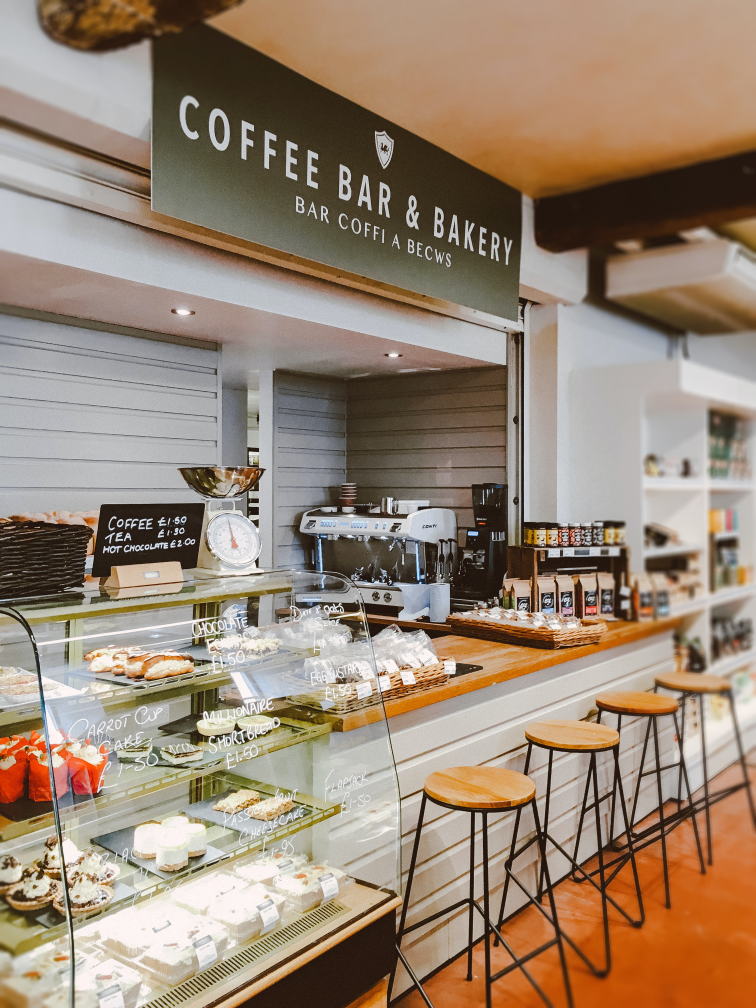
#> input picture Imagens/Padaria.jpg, 3024 x 4032 px, found by its file name (shown at 1/4 size)
$ python 'Efeito PencilSketchColorida  - Versão 1.1.0.py'
#> lines starting #> are read from the running program, lines starting #| are printed output that depends on the picture
#
########################################################################
# Importação das Bibliotecas Necessárias
########################################################################
#
import cv2 as cv
import os
import numpy as np
from pathlib import Path

#
########################################################################
# Funções de Apoio
########################################################################
#
def EfeitoPencilSketchCinza ( imgTemporario ):
    SketchCinza, SketchColorido = cv.pencilSketch (
                                                    imgTemporario,
                                                    sigma_s=60,
                                                    sigma_r=0.07,
                                                    shade_factor=0.1
                                                  )
    return  (SketchColorido)

def LimpaTerminal ():
    if os.name == "nt":
       _ = os.system( "cls" )
    else:
      _ = os.system( "clear ")
    return ()

#
########################################################################
# Definições Gerais
########################################################################
#
NomeImagem = "Padaria.jpg"
dirRaiz = Path.home()
dirBase = "LocalCV"
dirImagem = "Imagens"
dirCaminhoImagem = str(Path(dirRaiz, dirBase, dirImagem, NomeImagem))

#
########################################################################
# Lendo e Reduzindo a Imagem
########################################################################
#
imgBase = cv.imread ( dirCaminhoImagem, cv.IMREAD_COLOR)
#> imgBase is the input picture: shape (4032, 3024, 3); mean B, G, R 115.9, 134.1, 153.3

#
########################################################################
# Checando se a Imagem Foi Lida com Sucesso
########################################################################
#
if imgBase is None:
   LimpaTerminal ()
   print( "Não Foi Localizada a Imagem : ", NomeImagem)
   exit ()

#
########################################################################
# Aplicando o Efeito
########################################################################
#
imgReduzida = cv.resize(imgBase, (0,0), fx=0.15, fy=0.15, interpolation = cv.INTER_AREA)
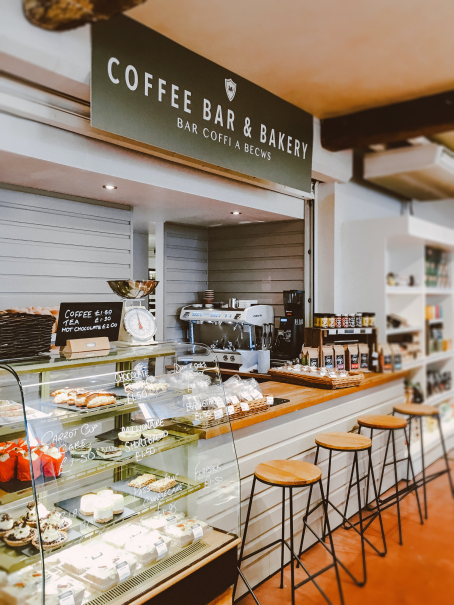
#> imgReduzida: shape (605, 454, 3); mean B, G, R 115.9, 134.1, 153.4
imgSketch = EfeitoPencilSketchCinza ( imgReduzida )
#> in EfeitoPencilSketchCinza, `SketchCinza, SketchColorido = cv.pencilSketch ( imgTemporario, sigma_s..`:
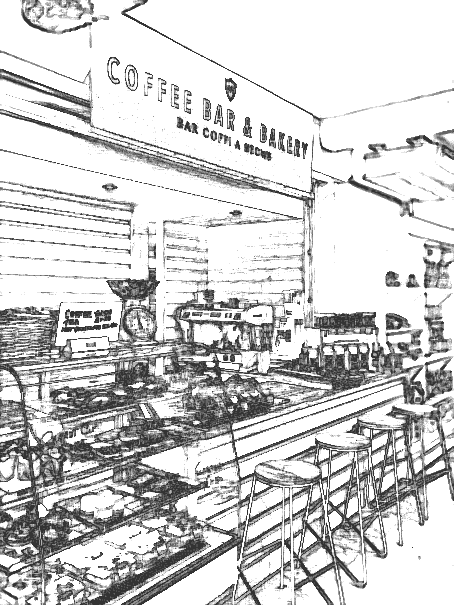
#> SketchCinza: shape (605, 454); min 51, max 255, mean 206.4
#> in EfeitoPencilSketchCinza, `SketchCinza, SketchColorido = cv.pencilSketch ( imgTemporario, sigma_s..`:
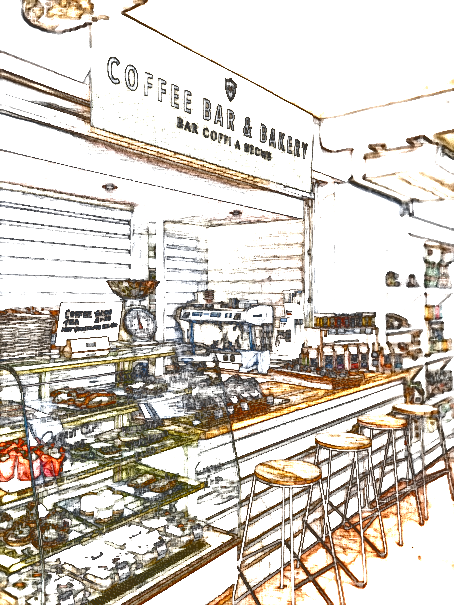
#> SketchColorido: shape (605, 454, 3); mean B, G, R 196.7, 205.1, 211.8

#
########################################################################
# Apresentando a Imagem
########################################################################
#
imgTodasImagens = np.hstack(( imgReduzida, imgSketch ))
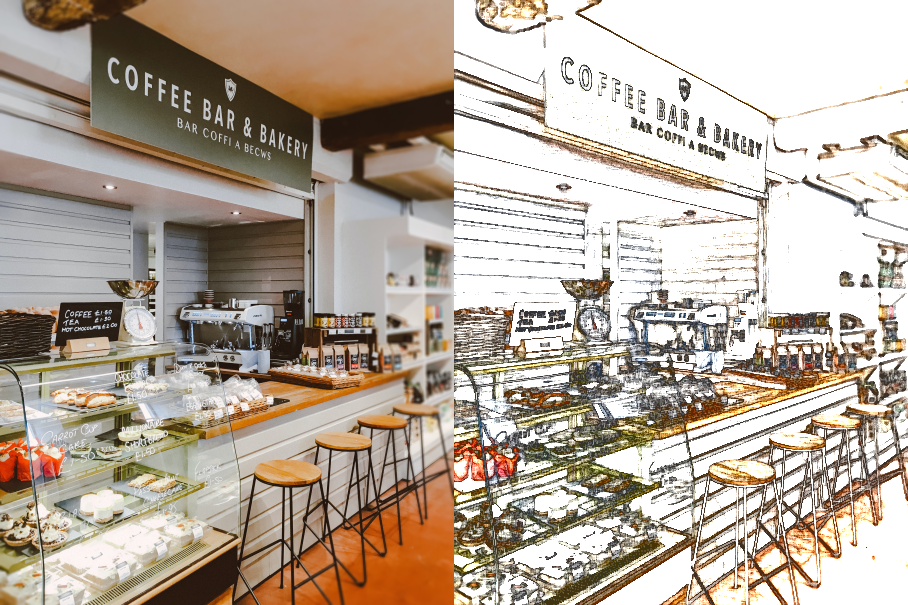
#> imgTodasImagens: shape (605, 908, 3); mean B, G, R 156.3, 169.6, 182.6

cv.imshow ( "Resultado Efeitos", imgTodasImagens)
cv.waitKey(0)
cv.destroyAllWindows()

########################################################################
# FIM DO PROGRAMA
########################################################################

$ run again, with Imagens/Amigos.jpg copied over Imagens/Padaria.jpg
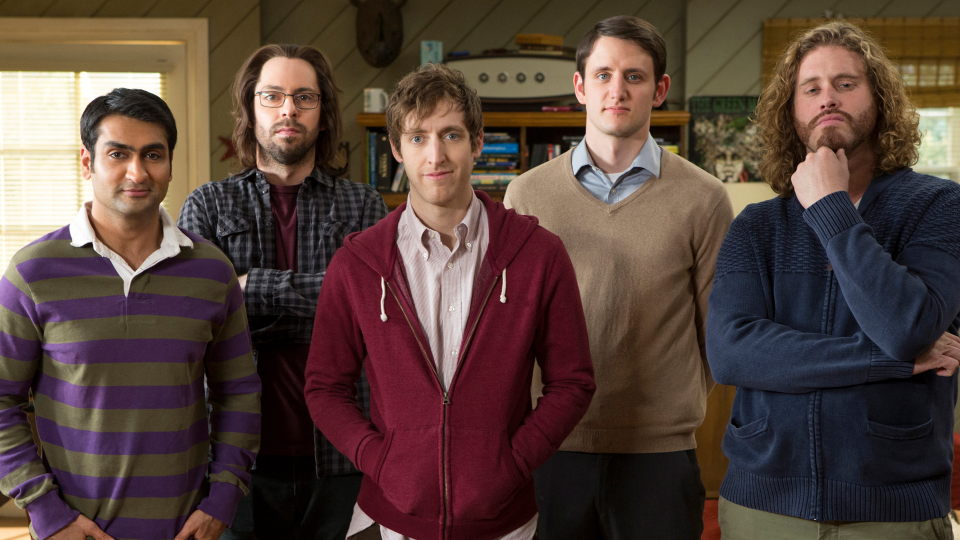
#> input picture Imagens/Amigos.jpg, 1920 x 1080 px, found by its file name (shown at 1/2 size)
#> imgBase is the input picture: shape (1080, 1920, 3); mean B, G, R 58.9, 65.5, 85.2
#> in EfeitoPencilSketchCinza, `SketchCinza, SketchColorido = cv.pencilSketch ( imgTemporario, sigma_s..`:
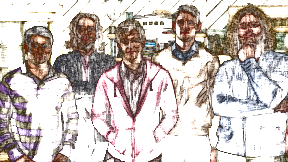
#> SketchColorido: shape (162, 288, 3); mean B, G, R 189.8, 193.8, 203.7
#> `imgTodasImagens = np.hstack(( imgReduzida, imgSketch ))`:
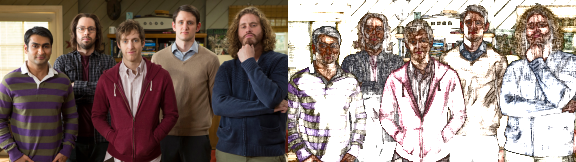
#> imgTodasImagens: shape (162, 576, 3); mean B, G, R 124.3, 129.7, 144.4

$ run again, with Imagens/AmigosEscritorio.jpg copied over Imagens/Padaria.jpg
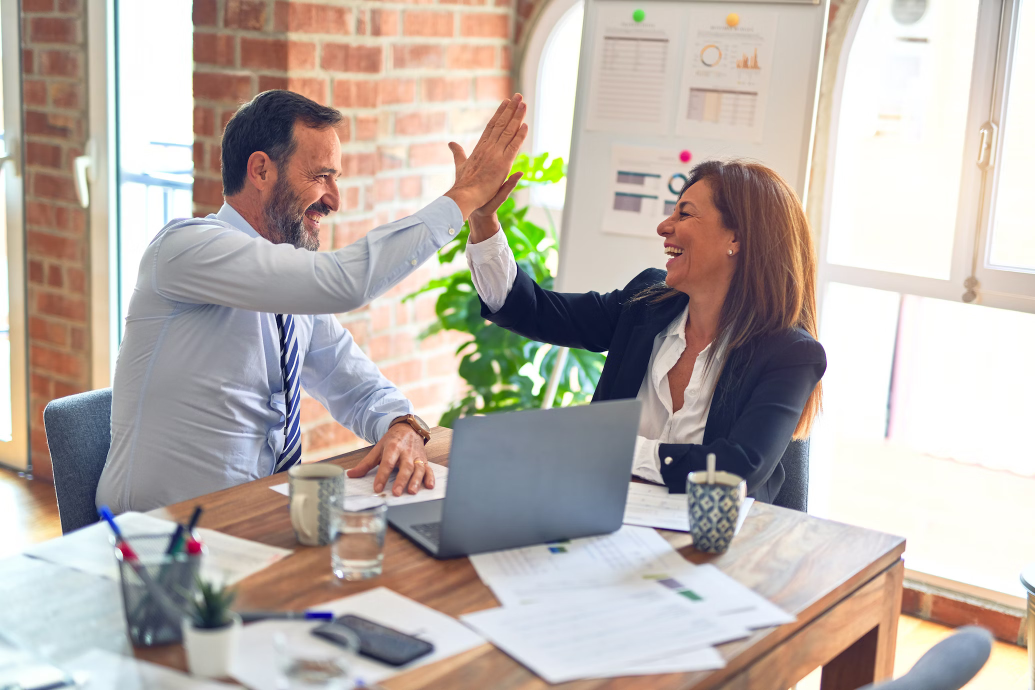
#> input picture Imagens/AmigosEscritorio.jpg, 2070 x 1380 px, found by its file name (shown at 1/2 size)
#> imgBase is the input picture: shape (1380, 2070, 3); mean B, G, R 169.5, 175.7, 185.3
#> in EfeitoPencilSketchCinza, `SketchCinza, SketchColorido = cv.pencilSketch ( imgTemporario, sigma_s..`:
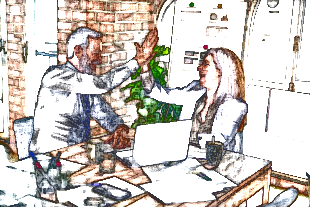
#> SketchColorido: shape (207, 310, 3); mean B, G, R 196.3, 201.5, 207.8
#> `imgTodasImagens = np.hstack(( imgReduzida, imgSketch ))`:
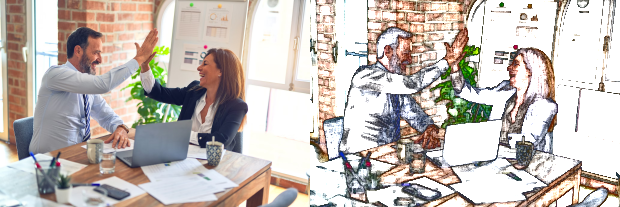
#> imgTodasImagens: shape (207, 620, 3); mean B, G, R 182.9, 188.6, 196.5
